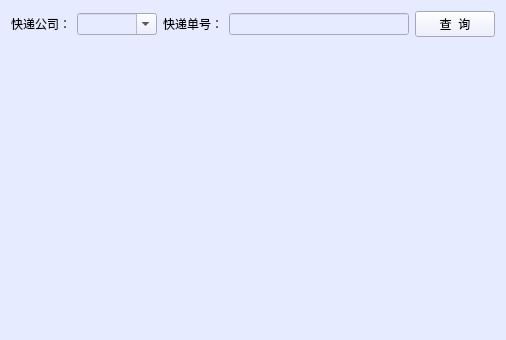
<?xml version="1.0" encoding="UTF-8"?>
<ui version="4.0">
 <class>Widget</class>
 <widget class="QWidget" name="Widget">
  <property name="geometry">
   <rect>
    <x>0</x>
    <y>0</y>
    <width>506</width>
    <height>340</height>
   </rect>
  </property>
  <property name="windowTitle">
   <string>物流查询</string>
  </property>
  <property name="styleSheet">
   <string notr="true">background-color: rgb(231, 235, 255);</string>
  </property>
  <layout class="QHBoxLayout" name="horizontalLayout">
   <item>
    <layout class="QGridLayout" name="gridLayout">
     <item row="0" column="0">
      <widget class="QLabel" name="label">
       <property name="text">
        <string>快递公司：</string>
       </property>
      </widget>
     </item>
     <item row="0" column="1">
      <widget class="QComboBox" name="comboBox">
       <property name="minimumSize">
        <size>
         <width>80</width>
         <height>0</height>
        </size>
       </property>
       <property name="editable">
        <bool>true</bool>
       </property>
      </widget>
     </item>
     <item row="0" column="2">
      <widget class="QLabel" name="label_2">
       <property name="text">
        <string>快递单号：</string>
       </property>
      </widget>
     </item>
     <item row="0" column="3">
      <widget class="QLineEdit" name="lineEdit"/>
     </item>
     <item row="0" column="4">
      <widget class="QPushButton" name="btn_select">
       <property name="text">
        <string>查  询</string>
       </property>
      </widget>
     </item>
     <item row="1" column="0" colspan="5">
      <widget class="QTextBrowser" name="textBrowser">
       <property name="frameShape">
        <enum>QFrame::NoFrame</enum>
       </property>
      </widget>
     </item>
    </layout>
   </item>
  </layout>
 </widget>
 <layoutdefault spacing="6" margin="11"/>
 <resources/>
 <connections/>
</ui>
